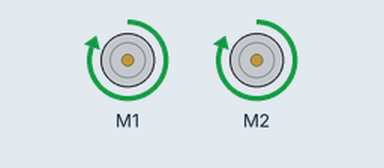
Simulated run of this sketch. Board: Arduino Uno, built with avr-gcc and run on an emulated ATmega328P. Parts: 2 × DC motor (green arrow = forward, orange = backward, longer = faster).

Above: at 1.0 s.
At 3.0 s:
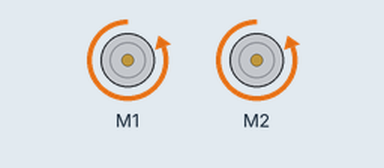
Timing chart, 0 to 5.2 s (numbered marks = the images above):
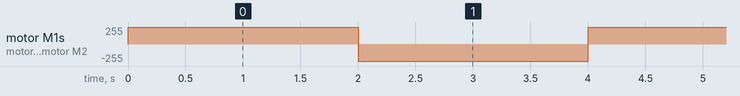

The sketch:

sketch_sep30b.ino
```cpp
#include <AFMotor.h>     // подключаем библиотеку для шилда
AF_DCMotor motor1(1); // подключаем мотор к клеммникам M1
AF_DCMotor motor2(2); // подключаем мотор к клеммникам M2

void setup() {
  motor1.setSpeed(255); // задаем максимальную скорость мотора
  motor1.run(RELEASE);   // останавливаем мотор
  motor2.setSpeed(255); // задаем максимальную скорость мотора
  motor2.run(RELEASE);   // останавливаем мотор
}

void loop() {
  motor1.run(FORWARD);  // задаем движение вперед
  motor2.run(FORWARD);  // задаем движение вперед
  motor1.setSpeed(255);   // задаем скорость движения
  motor2.setSpeed(255);   // задаем скорость движения

  delay(2000);          // указываем время движения

  motor1.run(RELEASE);  // останавливаем мотор M1
  motor2.run(RELEASE);  // останавливаем мотор M2

  motor1.run(BACKWARD); // задаем движение назад
  motor2.run(BACKWARD); // задаем движение назад
  motor1.setSpeed(255);   // задаем скорость движения
  motor2.setSpeed(255);   // задаем скорость движения

  delay(2000);          // указываем время движения

  motor1.run(RELEASE);  // останавливаем мотор M1
  motor2.run(RELEASE);  // останавливаем мотор M2
}
```

Measured:
- by itself, motor M1, motor M2: alternates forward 255/255 for 2.0 s and backward 255/255 for 2.0 s
